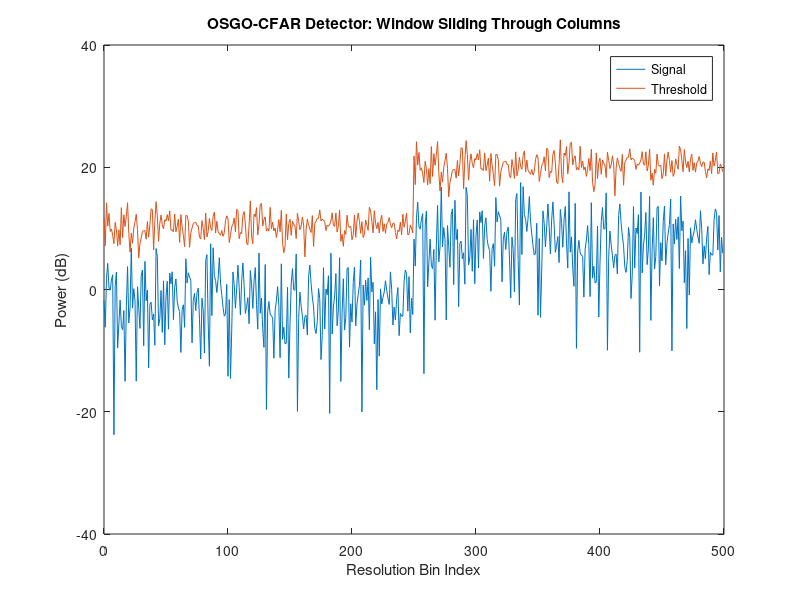
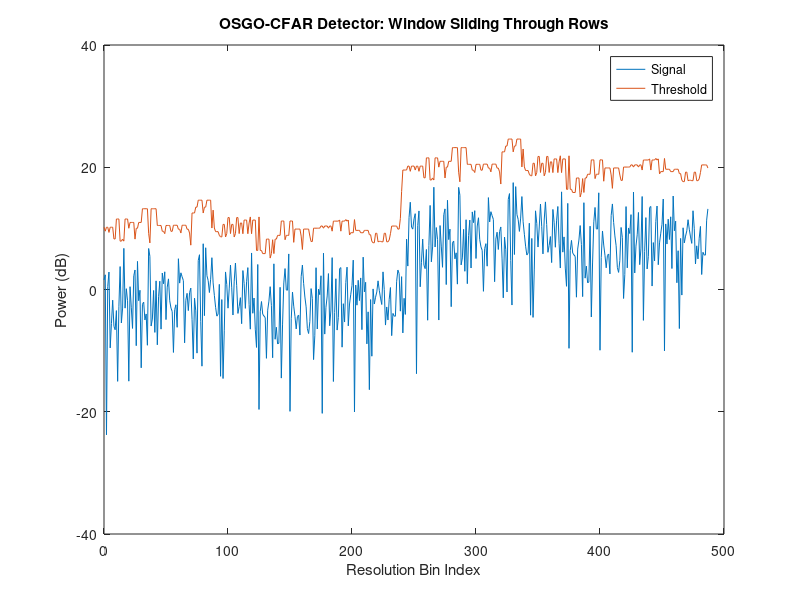

Source code (MATLAB) for these figures, in order:
clear all;
close all;

%% Parameters
N = 24; 
PFA = 10^-3;   
Iterations = 500;
j = 1i;

Targets = 0;          % Number of Targets

Window_Size = 6; 
N = 32;
g_cells = 0;
g_cells1 = 0;
index = ceil((5/12)*(Window_Size*2));

SNR_dB = 20;
SNR_Linear = 10^(SNR_dB/10);

v = 10;      % Variance

%% Noise Matrix 

Noise1 = zeros(N, Iterations/2);
Noise2 = zeros(N, Iterations/2);

for n = 1:N
    I_Noise = randn(1, Iterations/2);
    Q_Noise = randn(1, Iterations/2); 
%     Noise(n,:) = (I_Noise + j*Q_Noise) * (1/sqrt(2));
    Noise1(n,1:Iterations/2) = (I_Noise + j*Q_Noise) * (1/sqrt(2));
    Noise2(n, 1:Iterations/2) = sqrt(v) * (I_Noise + j*Q_Noise) * (1/sqrt(2)); % scale second half to create clutter edge
end 

Noise = [Noise1 Noise2];

%% Target 

I_Target = randn(1, Targets);
Q_Target = randn(1, Targets); 

Tgt_Voltage = sqrt(SNR_Linear); 

Tgt_Signal = Tgt_Voltage*(I_Target+ j*Q_Target)*(1/sqrt(2));

Signal = Noise;

for y = 0:(Targets -1)
    Signal(N/2,(Iterations/2) + 1 + 4*y) = Signal(N/2, (Iterations/2) + 1 + 4*y) + Tgt_Signal(y + 1);
%     Signal(N/2,(Iterations/2:(Iterations/2+y))) = Signal(N/2, (Iterations/2:(Iterations/2+y))) + Tgt_Signal(y + 1);
end

Signal_Power = abs(Signal).^2; 

%% alpha

PFA_error = inf;

for a_i = 0:0.05:100
    PFA_temp = 0;
    
    for m = 0:((Window_Size) - index)
        for p = 0:((Window_Size) - index)
            PFA_temp = PFA_temp + (factorial(((Window_Size) - index))./(factorial(m).*factorial((Window_Size) - index - m))).*...
                (factorial(((Window_Size) - index))./(factorial(p).*factorial((Window_Size) - index - p))).*...
                ((-1).^(2*Window_Size - (2*index) - m - p)./((Window_Size) - p)).*...
                (gamma(2*Window_Size - m - p).*gamma(a_i + 1)./gamma(2*Window_Size - m - p + a_i + 1));
        end
    end
    
    PFA_temp = (2*(index.^2)*(factorial(Window_Size)./(factorial((Window_Size) - index).*factorial(index))).^2).*PFA_temp;
    
    if abs(PFA_temp - PFA) < PFA_error
        alpha = a_i;
        PFA_error = abs(PFA_temp - PFA);
    end
end

% PFA_error = inf;
% 
% for a_i = 0:0.05:100
%     PFA_temp = 0;
%     
%     for m = 0:((N/2) - index)
%         for p = 0:((N/2) - index)
%             PFA_temp = PFA_temp + (factorial(((N/2) - index))./(factorial(m).*factorial((N/2) - index - m))).*...
%                 (factorial(((N/2) - index))./(factorial(p).*factorial((N/2) - index - p))).*...
%                 ((-1).^(N - (2*index) - m - p)./((N/2) - p)).*...
%                 (gamma(N - m - p).*gamma(a_i + 1)./gamma(N - m - p + a_i + 1));
%         end
%     end
%     
%     PFA_temp = (2*(index.^2)*(factorial(N/2)./(factorial((N/2) - index).*factorial(index))).^2).*PFA_temp;
%     
%     if abs(PFA_temp - PFA) < PFA_error
%         alpha = a_i;
%         PFA_error = abs(PFA_temp - PFA);
%     end
% end

%% Threshold Calculation 

[num_rows, num_columns] = size(Signal_Power);     % Number of rows and columns in signal matrix 
% threshold = zeros(num_rows, num_columns);
threshold = [];

Detections_x1 = [];      % Position of Detection in row  
Detections_y1 = [];      % Position of Detection in column

% g = zeros(2*Window_Size, Iterations);
g = [];

for t = 1:num_columns                       % Iterate through columns 
    B = Signal_Power(1:num_rows,t);               % Extract a single column 

%     tempThresh = [];
    tempG = [];
    
    for i = Window_Size+(g_cells/2)+1:num_rows-Window_Size-(g_cells/2)  % Iterate through rows in extracted column
        
        CUT_Power = B(i);                   % Set the CUT 
        Window_Back = B(i-Window_Size-(g_cells/2):i-(g_cells/2)-1);     % Lagging Window
        Window_Front = B(i+1+(g_cells/2):i+(g_cells/2)+Window_Size);    % Leading Window
        
        Sort_Lagging = sort(Window_Back);
        Sort_Leading = sort(Window_Front); 
        
        if Sort_Leading(index) > Sort_Lagging(index)
            tempG = [tempG; Sort_Leading(index)];
           
        else
            tempG = [tempG; Sort_Lagging(index)];
        end
        
    
%         tempThresh = [tempThresh; T];
%         threshold(i,t) = T;
        
%         if (T<CUT_Power)
%              Detections_x1 = [Detections_x1; i];      % Add row position of detection 
%              Detections_y1 = [Detections_y1; t];      % Add column position of detection 
%         end

    end
    g = [g, tempG];
%     threshold = [threshold, tempThresh];
end

T = alpha.*g; 


%% Threshold Calculation for Ref Window sliding through rows 

[num_rows, num_columns] = size(Signal_Power);     % Number of rows and columns in signal matrix 

threshold = [];

Detections_x1 = [];      % Position of Detection in row  
Detections_y1 = [];      % Position of Detection in column

g1 = [];

for t1 = 1:num_rows                       % Iterate through columns 
    B1 = Signal_Power(t1, 1:num_columns);               % Extract a single column 

%     tempThresh = [];
    tempG1 = [];
    
    for i1 = Window_Size+(g_cells1/2)+1:num_columns-Window_Size-(g_cells1/2)  % Iterate through rows in extracted column
        
        CUT_Power = B1(i1);                   % Set the CUT 
        Window_Back1 = B1(i1-Window_Size-(g_cells1/2):i1-(g_cells1/2)-1);     % Lagging Window
        Window_Front1 = B1(i1+1+(g_cells1/2):i1+(g_cells1/2)+Window_Size);    % Leading Window
        
        Sort_Lagging1 = sort(Window_Back1);
        Sort_Leading1 = sort(Window_Front1); 
        
        if Sort_Leading1(index) > Sort_Lagging1(index)
            tempG1 = [tempG1, Sort_Leading1(index)];
           
        else
            tempG1 = [tempG1, Sort_Lagging1(index)];
        end

%         g = Sum_Ref_Cells./N;          % kth value of sorted window
%         T = alpha.*g;                        % Threshold 
    
%         tempThresh = [tempThresh; T];
%         threshold(i,t) = T;
        
%         if (T<CUT_Power)
%              Detections_x1 = [Detections_x1; i];      % Add row position of detection 
%              Detections_y1 = [Detections_y1; t];      % Add column position of detection 
%         end

    end
    g1 = [g1; tempG1];
%     threshold = [threshold, tempThresh];
end

T1 = alpha.*g1;

%%  Plots 
SP_Plot = 10*log10(Signal_Power(N/2,:));
T_Plot = 10*log10(T(N/2,:));
figure(1) 
n = 0:Iterations-1;
plot(n, SP_Plot, n, T_Plot);
ylim([-40 40]);
xlabel('Resolution Bin Index');
ylabel('Power (dB)');
title('OSGO-CFAR Detector: Window Sliding Through Columns');
legend('Signal','Threshold')

SP_Plot2 = 10*log10(Signal_Power(N/2,Window_Size+1:Iterations-Window_Size-g_cells1));
T_Plot2 = 10*log10(T1(N/2,:));
figure(2) 
n = 0:Iterations-(2*Window_Size+g_cells1+1);
plot(n, SP_Plot2, n, T_Plot2);
ylim([-40 40]);
xlabel('Resolution Bin Index');
ylabel('Power (dB)');
title('OSGO-CFAR Detector: Window Sliding Through Rows');
legend('Signal','Threshold')